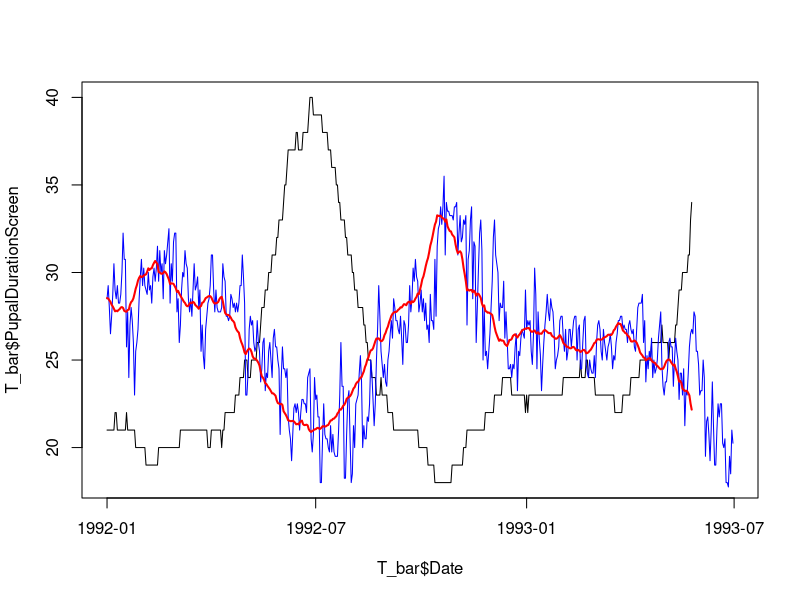
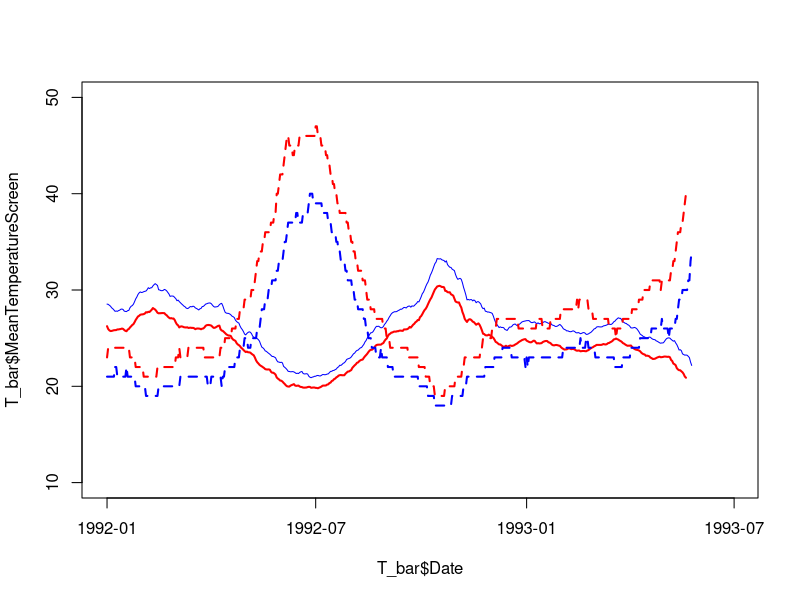

Recreate these plots in R, in order. (Note: this script raises an error after producing the figures.)
# Set system run time
# sim.start.time <- Sys.time()

# Set working directory
#setwd(getwd())

# === Load all necessary packages
library(tidyverse)

# Read in files
T_bar <- readxl::read_xlsx("data_tbar_92_93_JH.xlsx", col_names = TRUE)
colnames(T_bar) <- c("Date","TempScreen")

# Calculate Temperature at Site of Pupal deposit
# linear y = mx + c
m <- 0.88
c <- 1.2



# view T_bar
# head(T_bar,5)
# attributes(T_bar)

# Formula to calculate the rate at which pupal develops depending on the temperature of the day
# Rate formula 
# r(T) = k/(1+exp(a + bT))
# fixed variables

# Mortality
# Full model Phelps 
k0 =	0.00202
k1 =	0.0053
k2 =	1.5524
k3 =	0.0297
k4 =	1.2175
T1 =	16
T2 =	32 

# Additional columns
T_bar$PupalMortalityDailyScreen <- NA
T_bar$PupalDurationScreen <- NA
T_bar$MeanTemperatureScreen <- NA
T_bar$InstantPupalMortalityScreen <- NA
T_bar$PupalSurvivalScreen <- NA
T_bar$TempSite <- NA
T_bar$PupalDurationSite <- NA
T_bar$MeanTemperatureSite <- NA
T_bar$InstantPupalMortalitySite <- NA
T_bar$PupalSurvivalSite <- NA
T_bar$Simulation <- NA

Temp.Duration.Function <- function(temp.data, date.data, row.position, # data
                                   k = 0.057, a = 5.5, b = -0.25) # rate equation coefficients
{
  pupae.duration = 0 
  mean.temp = 0
  counter = 0
  temp.total = 0
  start.date <- date.data[row.position]

  PupalDuration <- NA
  MeanTemperature <- NA

  for (j in row.position:length(temp.data))
  {
    temp <- temp.data[j]
    
    if(pupae.duration < 1) 
    {
      temp.total <- temp.total + temp
      counter <- counter + 1
      rate_T <- k / (1 + exp( a + b * temp)) # Determine r(T) for each temperature of the day

      pupae.duration <- pupae.duration + rate_T  
    }else{
      temp.total <- temp.total - temp.data[j-1]
      # calculate the total number of days for the pupal duration
      PupalDuration <- date.data[j] - start.date - 1
      # calculate the mean temperature over the pupal duration
      MeanTemperature <- temp.total/(counter - 1)
      break
    }
  }
  return(c(PupalDuration,MeanTemperature))
}


# Single run
T_bar$TempSite <- (m * T_bar$TempScreen) + c
for (i in 1:nrow(T_bar))
{

  function.output.screen <-  Temp.Duration.Function(T_bar$TempScreen, T_bar$Date, i)
  T_bar$PupalMortalityDailyScreen[i] <- k0 + (k1 * exp(-k2*(T_bar$TempScreen[i] - T1))) + (k3 * exp(k4 * (T_bar$TempScreen[i] - T2)))
  T_bar$PupalDurationScreen[i] <- function.output.screen[1]
  T_bar$MeanTemperatureScreen[i] <- function.output.screen[2]
  T_bar$InstantPupalMortalityScreen[i] <- k0 + (k1 * exp(-k2*(T_bar$MeanTemperatureScreen[i] - T1))) + (k3 * exp(k4 * (T_bar$MeanTemperatureScreen[i] - T2)))
  T_bar$PupalSurvivalScreen[i] <- exp(-T_bar$PupalDurationScreen[i] * T_bar$InstantPupalMortalityScreen[i])*100
  
  function.output.site <- Temp.Duration.Function(T_bar$TempSite, T_bar$Date, i)
  T_bar$PupalDurationSite[i] <- function.output.site[1]
  T_bar$MeanTemperatureSite[i] <- function.output.site[2]
  T_bar$InstantPupalMortalitySite[i] <- k0 + (k1 * exp(-k2*(  T_bar$MeanTemperatureSite[i] - T1))) + (k3 * exp(k4 * (T_bar$MeanTemperatureSite[i] - T2)))
  T_bar$PupalSurvivalSite[i] <- exp(-T_bar$PupalDurationSite[i] * T_bar$InstantPupalMortalitySite[i])*100
}

summary(T_bar)
# Graphs - add legends, titles, axis limits, etc
plot(T_bar$Date,T_bar$PupalDurationScreen, type = "l" )
lines(T_bar$Date, T_bar$TempScreen, col = "blue")
lines(T_bar$Date, T_bar$MeanTemperatureScreen, col = "red", lwd = 2)
# Graphs - add legends, titles, axis limits, etc
plot(T_bar$Date, T_bar$MeanTemperatureScreen, col = "blue", type = "l", ylim = c(10,50))
lines(T_bar$Date, T_bar$MeanTemperatureSite, col = "red", lwd = 2)
lines(T_bar$Date, T_bar$PupalDurationScreen, col = "blue", lwd = 2, lty = 2)
lines(T_bar$Date, T_bar$PupalDurationSite, col = "red", lwd = 2, lty = 2)

write.csv(T_bar, "Pupal_Duration.csv")






#==== ignore below === work in progress =======#
# For a multiple run with an error term added on to the TempSite (temperature at site of pupal deposit)
# To calculate the mean , standard deviation , standard error and CIs

for (j in 1:1000)
{
  print(Sys.time())
  T_bar$TempSite <- (m * T_bar$TempScreen) + c + rnorm(1,mean=0,sd=1)
  T_bar$Simulation <- paste0("Sim_",j)
  for (i in 1:nrow(T_bar))
  {
    function.output.screen <-  Temp.Duration.Function(T_bar$TempScreen, T_bar$Date, i)
    T_bar$PupalMortalityDailyScreen[i] <- k0 + (k1 * exp(-k2*(T_bar$TempScreen[i] - T1))) + (k3 * exp(k4 * (T_bar$TempScreen[i] - T2)))
    T_bar$PupalDurationScreen[i] <- function.output.screen[1]
    T_bar$MeanTemperatureScreen[i] <- function.output.screen[2]
    T_bar$InstantPupalMortalityScreen[i] <- k0 + (k1 * exp(-k2*(T_bar$MeanTemperatureScreen[i] - T1))) + (k3 * exp(k4 * (T_bar$MeanTemperatureScreen[i] - T2)))
    T_bar$PupalSurvivalScreen[i] <- exp(-T_bar$PupalDurationScreen[i] * T_bar$InstantPupalMortalityScreen[i])*100
    
    function.output.site <- Temp.Duration.Function(T_bar$TempSite, T_bar$Date, i)
    T_bar$PupalDurationSite[i] <- function.output.site[1]
    T_bar$MeanTemperatureSite[i] <- function.output.site[2]
    T_bar$InstantPupalMortalitySite[i] <- k0 + (k1 * exp(-k2*(  T_bar$MeanTemperatureSite[i] - T1))) + (k3 * exp(k4 * (T_bar$MeanTemperatureSite[i] - T2)))
    T_bar$PupalSurvivalSite[i] <- exp(-T_bar$PupalDurationSite[i] * T_bar$InstantPupalMortalitySite[i])*100
  }
  Sims <- bind_rows(Sims, T_bar)
}

# Using Sims, we can now calculate the mean, se and CIs
# Incomplete - Work in progress
            # Mean.df <- data.frame(matrix(NA, nrow = nrow(T_bar),ncol=13))
            # colnames(Mean.df) <- colnames(T_bar)
            # Mean.df$Date <- T_bar$Date
            # for (z in 2:(ncol(T_bar)-1))
            # {
            #   aa  <- Sims %>%
            #     group_by(Date) %>% print(Sims[[2]])
            #     summarise(avg = mean(Sims[[2]])) %>%
            #     arrange(Date)
            #   Mean.df[z] <- aa$avg
            # }
